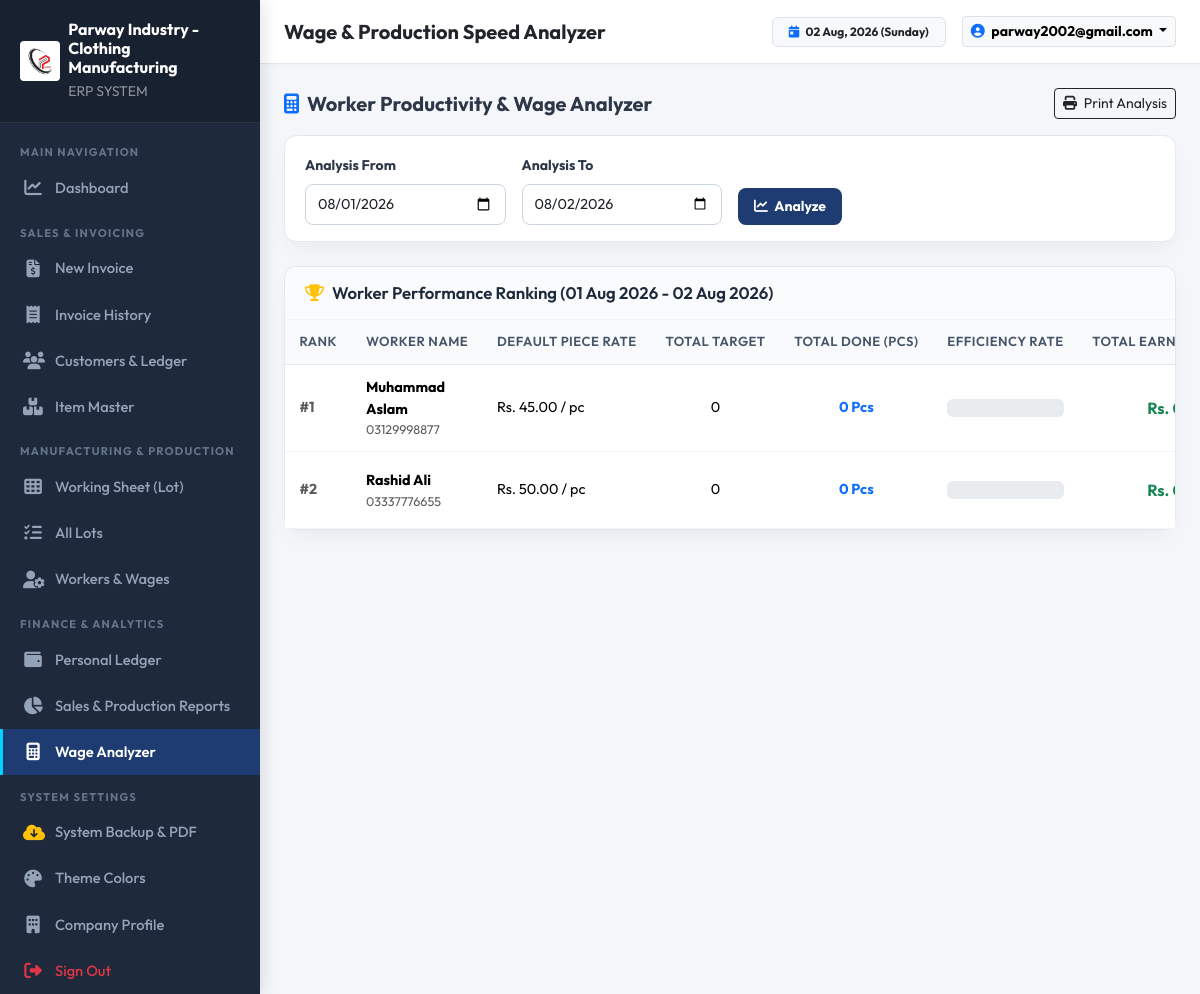
The app's page /modules/reports/wage_analyzer.php (signed in) with its own data.
### tables this page shows
CREATE TABLE IF NOT EXISTS `settings` (
  `id` INT AUTO_INCREMENT PRIMARY KEY,
  `company_name` VARCHAR(150) NOT NULL DEFAULT 'Parway Industry',
  `logo` VARCHAR(255) DEFAULT '',
  `theme_primary_color` VARCHAR(20) DEFAULT '#2b5876',
  `theme_secondary_color` VARCHAR(20) DEFAULT '#4e4376',
  `address` TEXT,
  `phone` VARCHAR(50) DEFAULT '+92 300 1234567'
);

CREATE TABLE IF NOT EXISTS `workers` (
  `id` INT AUTO_INCREMENT PRIMARY KEY,
  `name` VARCHAR(100) NOT NULL,
  `phone` VARCHAR(30) DEFAULT '',
  `cnic` VARCHAR(30) DEFAULT '',
  `joining_date` DATE DEFAULT NULL,
  `default_rate` DECIMAL(10,2) DEFAULT 0.00
);

### config/db.php (called while the page is built, shortened)
<?php
class Database {
    private static $instance = null;
    public static function getInstance() {
        if (self::$instance === null) {
            self::$instance = new Database();
        }
        return self::$instance->pdo;
    }
}
$pdo = Database::getInstance();
$settings = [
    'company_name' => 'Parway Industry',
    'theme_primary_color' => '#1e3c72',
    'theme_secondary_color' => '#2a5298',
    'sidebar_bg_color' => '#1e293b',
    'address' => 'Industrial Area, Faisalabad, Pakistan',
    'phone' => '+92 300 0000000',
    'email' => 'parway2002@gmail.com',
    'logo' => 'assets/uploads/logo/logo.png',
    'currency_symbol' => 'Rs.',
    'invoice_title' => 'SALES INVOICE',
    'invoice_footer_note' => 'Goods once sold are non-refundable. Thank you for your business!',
    'default_work_types' => 'Stitching, Cutting, Overlock, Packing, Pressing, Embroidery, Thread Cutting'
];
try {
    $stmt = $pdo->query("SELECT * FROM settings WHERE id = 1 LIMIT 1");
    $row = $stmt->fetch();
    if ($row) {
        $settings = array_merge($settings, array_filter($row, function($val) { return $val !== null && $val !== ''; }));
    }
} catch (Exception $e) {
}
function base_url($path = '') {
    $protocol = isset($_SERVER['HTTPS']) && $_SERVER['HTTPS'] === 'on' ? "https" : "http";
    $host = $_SERVER['HTTP_HOST'] ?? 'localhost';
    $doc_root = str_replace('\\', '/', $_SERVER['DOCUMENT_ROOT'] ?? '');
    $app_dir = str_replace('\\', '/', dirname(__DIR__));
    $relative = str_replace($doc_root, '', $app_dir);
    return rtrim($protocol . "://" . $host . $relative, '/') . '/' . ltrim($path, '/');
}
function format_rs($amount) {
    global $settings;
    $symbol = !empty($settings['currency_symbol']) ? $settings['currency_symbol'] : 'Rs.';
    return $symbol . ' ' . number_format((float)$amount, 2);
}

### modules/reports/wage_analyzer.php (the view, shortened to what this page needs)
<?php
require_once __DIR__ . '/../../includes/header.php';
$start_date = $_GET['start_date'] ?? date('Y-m-01');
$end_date = $_GET['end_date'] ?? date('Y-m-d');
$sql = "SELECT w.id, w.name, w.phone, w.default_rate,
               COALESCE(SUM(lw.qty_done), 0) as total_done,
               COALESCE(SUM(lw.qty_target), 0) as total_target,
               COALESCE(SUM(lw.total_amount), 0) as total_earnings
        FROM workers w
        LEFT JOIN lot_work lw ON w.id = lw.worker_id AND (lw.date BETWEEN ? AND ?)
        GROUP BY w.id
        ORDER BY total_earnings DESC, total_done DESC";
$stmt = $pdo->prepare($sql);
$stmt->execute([$start_date, $end_date]);
$analyzed_workers = $stmt->fetchAll();
$top_worker_id = !empty($analyzed_workers) ? $analyzed_workers[0]['id'] : 0;
?>
<div class="d-flex justify-content-between align-items-center mb-3">
  <h5 class="fw-bold m-0"><i class="fa-solid fa-calculator text-primary me-2"></i>Worker Productivity & Wage Analyzer</h5>
  <button onclick="window.print()" class="btn btn-outline-dark btn-sm no-print">
    <i class="fa-solid fa-print me-1"></i> Print Analysis
  </button>
</div>
<div class="card-custom mb-4 no-print">
  <div class="card-custom-body py-3">
    <form action="" method="GET" class="row g-3 align-items-end">
      <div class="col-md-3">
        <label class="form-label small fw-bold">Analysis From</label>
        <input type="date" name="start_date" class="form-control form-control-sm" value="<?= htmlspecialchars($start_date) ?>" required>
      </div>
      <div class="col-md-3">
        <label class="form-label small fw-bold">Analysis To</label>
        <input type="date" name="end_date" class="form-control form-control-sm" value="<?= htmlspecialchars($end_date) ?>" required>
      </div>
      <div class="col-md-3">
        <button type="submit" class="btn btn-primary-custom btn-sm fw-bold px-3">
          <i class="fa-solid fa-chart-line me-1"></i> Analyze
        </button>
      </div>
    </form>
  </div>
</div>
<div class="card-custom">
  <div class="card-custom-header">
    <h6 class="card-custom-title">
      <i class="fa-solid fa-trophy text-warning"></i> Worker Performance Ranking (<?= date('d M Y', strtotime($start_date)) ?> - <?= date('d M Y', strtotime($end_date)) ?>)
    </h6>
  </div>
  <div class="card-custom-body p-0">
    <div class="table-responsive">
      <table class="table table-custom mb-0">
        <thead>
          <tr>
            <th>Rank</th>
            <th>Worker Name</th>
            <th>Default Piece Rate</th>
            <th class="text-center">Total Target</th>
            <th class="text-center">Total Done (Pcs)</th>
            <th class="text-center">Efficiency Rate</th>
            <th class="text-end">Total Earnings</th>
          </tr>
        </thead>
        <tbody>
          <?php if (empty($analyzed_workers)): ?>
            <tr><td colspan="8" class="text-center text-muted py-4">No worker records found.</td></tr>
          <?php else: ?>
            <?php foreach ($analyzed_workers as $idx => $w):
            ?>
              <tr class="<?= $w['id'] === $top_worker_id && $w['total_done'] > 0 ? 'table-warning' : '' ?>">
                <td>
                  <?php if ($idx === 0 && $w['total_done'] > 0): ?>
                    <span class="badge bg-warning text-dark"><i class="fa-solid fa-crown me-1"></i> #1 Top Worker</span>
                  <?php else: ?>
                    <span class="fw-bold text-muted">#<?= $idx + 1 ?></span>
                  <?php endif; ?>
                </td>
                <td>
                  <strong><?= htmlspecialchars($w['name']) ?></strong>
                  <small class="d-block text-muted"><?= htmlspecialchars($w['phone'] ?: 'N/A') ?></small>
                </td>
                <td><?= format_rs($w['default_rate']) ?> / pc</td>
                <td class="text-center"><?= number_format($w['total_target']) ?></td>
                <td class="text-center fw-bold text-primary"><?= number_format($w['total_done']) ?> Pcs</td>
                <td class="text-center">
                  <div class="progress" style="height: 18px;">
                  </div>
                </td>
                <td class="text-end fw-bold text-success fs-6"><?= format_rs($w['total_earnings']) ?></td>
              </tr>
            <?php endforeach; ?>
          <?php endif; ?>
        </tbody>
      </table>
    </div>
  </div>
</div>
<?php require_once __DIR__ . '/../../includes/footer.php'; ?>

### includes/sidebar.php
<?php
$current_uri = $_SERVER['REQUEST_URI'] ?? '';
function is_active($page, $current_uri) {
    return (strpos($current_uri, $page) !== false) ? 'active' : '';
}
?>
<aside class="app-sidebar">
  <div class="sidebar-header d-flex align-items-center gap-2">
    <?php if (!empty($settings['logo']) && file_exists(__DIR__ . '/../' . $settings['logo'])): ?>
      <img src="<?= base_url($settings['logo']) ?>" alt="Logo" style="max-height: 40px; width: auto; object-fit: contain; background: #fff; padding: 2px; border-radius: 4px;">
    <?php else: ?>
      <i class="fa-solid fa-shirt brand-icon text-white fs-4"></i>
    <?php endif; ?>
    <div class="brand-text">
      <h6 class="m-0 fw-bold text-white"><?= htmlspecialchars($settings['company_name'] ?? 'PARWAY') ?></h6>
      <small class="text-white-50 uppercase fs-7">ERP SYSTEM</small>
    </div>
  </div>
  <div class="sidebar-menu">
    <div class="menu-label">Main Navigation</div>
    <ul class="list-unstyled m-0 p-0">
      <li>
        <a href="<?= base_url('modules/dashboard/index.php') ?>" class="<?= is_active('dashboard/index.php', $current_uri) ?>">
          <i class="fa-solid fa-chart-line"></i>
          <span>Dashboard</span>
        </a>
      </li>
    </ul>
    <div class="menu-label">Sales & Invoicing</div>
    <ul class="list-unstyled m-0 p-0">
      <li>
        <a href="<?= base_url('modules/invoice/create.php') ?>" class="<?= is_active('invoice/create.php', $current_uri) ?>">
          <i class="fa-solid fa-file-invoice-dollar"></i>
          <span>New Invoice</span>
        </a>
      </li>
      <li>
        <a href="<?= base_url('modules/invoice/list.php') ?>" class="<?= is_active('invoice/list.php', $current_uri) ?>">
          <i class="fa-solid fa-receipt"></i>
          <span>Invoice History</span>
        </a>
      </li>
      <li>
        <a href="<?= base_url('modules/customers/list.php') ?>" class="<?= is_active('customers/', $current_uri) ?>">
          <i class="fa-solid fa-users"></i>
          <span>Customers & Ledger</span>
        </a>
      </li>
      <li>
        <a href="<?= base_url('modules/items/list.php') ?>" class="<?= is_active('items/list.php', $current_uri) ?>">
          <i class="fa-solid fa-boxes-stacked"></i>
          <span>Item Master</span>
        </a>
      </li>
    </ul>
    <div class="menu-label">Manufacturing & Production</div>
    <ul class="list-unstyled m-0 p-0">
      <li>
        <a href="<?= base_url('modules/working_sheet/lot_entry.php') ?>" class="<?= is_active('lot_entry.php', $current_uri) ?>">
          <i class="fa-solid fa-table-cells"></i>
          <span>Working Sheet (Lot)</span>
        </a>
      </li>
      <li>
        <a href="<?= base_url('modules/working_sheet/lot_list.php') ?>" class="<?= is_active('lot_list.php', $current_uri) ?>">
          <i class="fa-solid fa-list-check"></i>
          <span>All Lots</span>
        </a>
      </li>
      <li>
        <a href="<?= base_url('modules/workers/list.php') ?>" class="<?= is_active('workers/', $current_uri) ?>">
          <i class="fa-solid fa-user-gear"></i>
          <span>Workers & Wages</span>
        </a>
      </li>
    </ul>
    <div class="menu-label">Finance & Analytics</div>
    <ul class="list-unstyled m-0 p-0">
      <li>
        <a href="<?= base_url('modules/personal_ledger/index.php') ?>" class="<?= is_active('personal_ledger/', $current_uri) ?>">
          <i class="fa-solid fa-wallet"></i>
          <span>Personal Ledger</span>
        </a>
      </li>
      <li>
        <a href="<?= base_url('modules/reports/daily.php') ?>" class="<?= is_active('reports/daily.php', $current_uri) ?>">
          <i class="fa-solid fa-chart-pie"></i>
          <span>Sales & Production Reports</span>
        </a>
      </li>
      <li>
        <a href="<?= base_url('modules/reports/wage_analyzer.php') ?>" class="<?= is_active('reports/wage_analyzer.php', $current_uri) ?>">
          <i class="fa-solid fa-calculator"></i>
          <span>Wage Analyzer</span>
        </a>
      </li>
    </ul>
    <div class="menu-label">System Settings</div>
    <ul class="list-unstyled m-0 p-0">
      <li>
        <a href="<?= base_url('modules/settings/backup.php') ?>" class="<?= is_active('settings/backup.php', $current_uri) ?>">
          <i class="fa-solid fa-cloud-arrow-down text-warning"></i>
          <span>System Backup & PDF</span>
        </a>
      </li>
      <li>
        <a href="<?= base_url('modules/settings/theme.php') ?>" class="<?= is_active('settings/theme.php', $current_uri) ?>">
          <i class="fa-solid fa-palette"></i>
          <span>Theme Colors</span>
        </a>
      </li>
      <li>
        <a href="<?= base_url('modules/settings/company_info.php') ?>" class="<?= is_active('settings/company_info.php', $current_uri) ?>">
          <i class="fa-solid fa-building"></i>
          <span>Company Profile</span>
        </a>
      </li>
      <li>
        <a href="<?= base_url('logout.php') ?>" class="text-danger">
          <i class="fa-solid fa-right-from-bracket"></i>
          <span>Sign Out</span>
        </a>
      </li>
    </ul>
  </div>
</aside>

### assets/css/style.css (style rules this page uses)
:root { --primary-color: #1e3c72; --secondary-color: #2a5298; --accent-color: #00d2ff; --sidebar-bg: #1e293b; --sidebar-text: #94a3b8; --sidebar-active-bg: rgba(255, 255, 255, 0.12); --card-shadow: 0 10px 25px -5px rgba(0, 0, 0, 0.05), 0 8px 10px -6px rgba(0, 0, 0, 0.01); }
body { font-family: 'Outfit', -apple-system, BlinkMacSystemFont, "Segoe UI", Roboto, sans-serif; background: #f4f6f9; color: #2d3748; min-height: 100vh; margin: 0; }
.app-sidebar { width: 260px; background: var(--sidebar-bg); color: #fff; flex-shrink: 0; display: flex; flex-direction: column; transition: all 0.3s ease; z-index: 1045; box-shadow: 4px 0 15px rgba(0,0,0,0.1); }
.sidebar-header { padding: 1.25rem 1.25rem; background: rgba(0,0,0,0.2); border-bottom: 1px solid rgba(255,255,255,0.08); }
.sidebar-menu, .sidebar-menu ul, .sidebar-menu li { list-style: none !important; list-style-type: none !important; padding: 0 !important; margin: 0 !important; }
.sidebar-menu { flex: 1; overflow-y: auto; padding-top: 0.5rem !important; }
.sidebar-menu .menu-label { padding: 0.85rem 1.25rem 0.25rem; font-size: 0.7rem; text-transform: uppercase; letter-spacing: 1.2px; color: #64748b; font-weight: 700; }
.sidebar-menu a { display: flex; align-items: center; gap: 0.75rem; padding: 0.75rem 1.25rem; color: var(--sidebar-text); text-decoration: none; font-weight: 500; font-size: 0.92rem; transition: all 0.2s ease; border-left: 3px solid transparent; }
.sidebar-menu a.active { color: #fff; background: var(--primary-color); border-left-color: var(--accent-color); font-weight: 600; }
.sidebar-menu a i { width: 20px; text-align: center; font-size: 1.1rem; }
.card-custom { background: #fff; border: 1px solid #e2e8f0; border-radius: 12px; box-shadow: var(--card-shadow); margin-bottom: 1.5rem; }
.card-custom-header { padding: 1rem 1.25rem; border-bottom: 1px solid #f1f5f9; display: flex; align-items: center; justify-content: space-between; background: #fafbfc; border-top-left-radius: 12px; border-top-right-radius: 12px; }
.card-custom-title { font-size: 1.05rem; font-weight: 600; color: #1e293b; margin: 0; display: flex; align-items: center; gap: 0.5rem; }
.card-custom-body { padding: 1.25rem; }
.table-custom { width: 100%; border-collapse: separate; border-spacing: 0; }
.table-custom th { background: #f8fafc; color: #475569; font-weight: 600; font-size: 0.82rem; text-transform: uppercase; letter-spacing: 0.5px; padding: 0.75rem 0.9rem; border-bottom: 1px solid #e2e8f0; white-space: nowrap; }
.table-custom td { padding: 0.75rem 0.9rem; border-bottom: 1px solid #f1f5f9; vertical-align: middle; font-size: 0.9rem; }
.btn-primary-custom { background: var(--primary-color); color: #fff; border: none; font-weight: 600; padding: 0.5rem 1.15rem; border-radius: 8px; transition: all 0.2s ease; }
.form-control, .form-select { border-radius: 8px; border: 1px solid #cbd5e1; padding: 0.55rem 0.75rem; font-size: 0.9rem; }

### records on screen
settings: company_name "Parway Industry - Clothing Manufacturing"
workers: name "Muhammad Aslam", phone "03129998877", default_rate "Rs. 45.00", total_target "0", total_done "0", total_earnings "Rs.…"
workers: name "Rashid Ali", phone "03337776655", default_rate "Rs. 50.00", total_target "0", total_done "0", total_earnings "Rs.…"

### other values on screen
$page_title "Wage & Production Speed Analyzer"
$_SESSION['username'] "parway2002@gmail.com"
